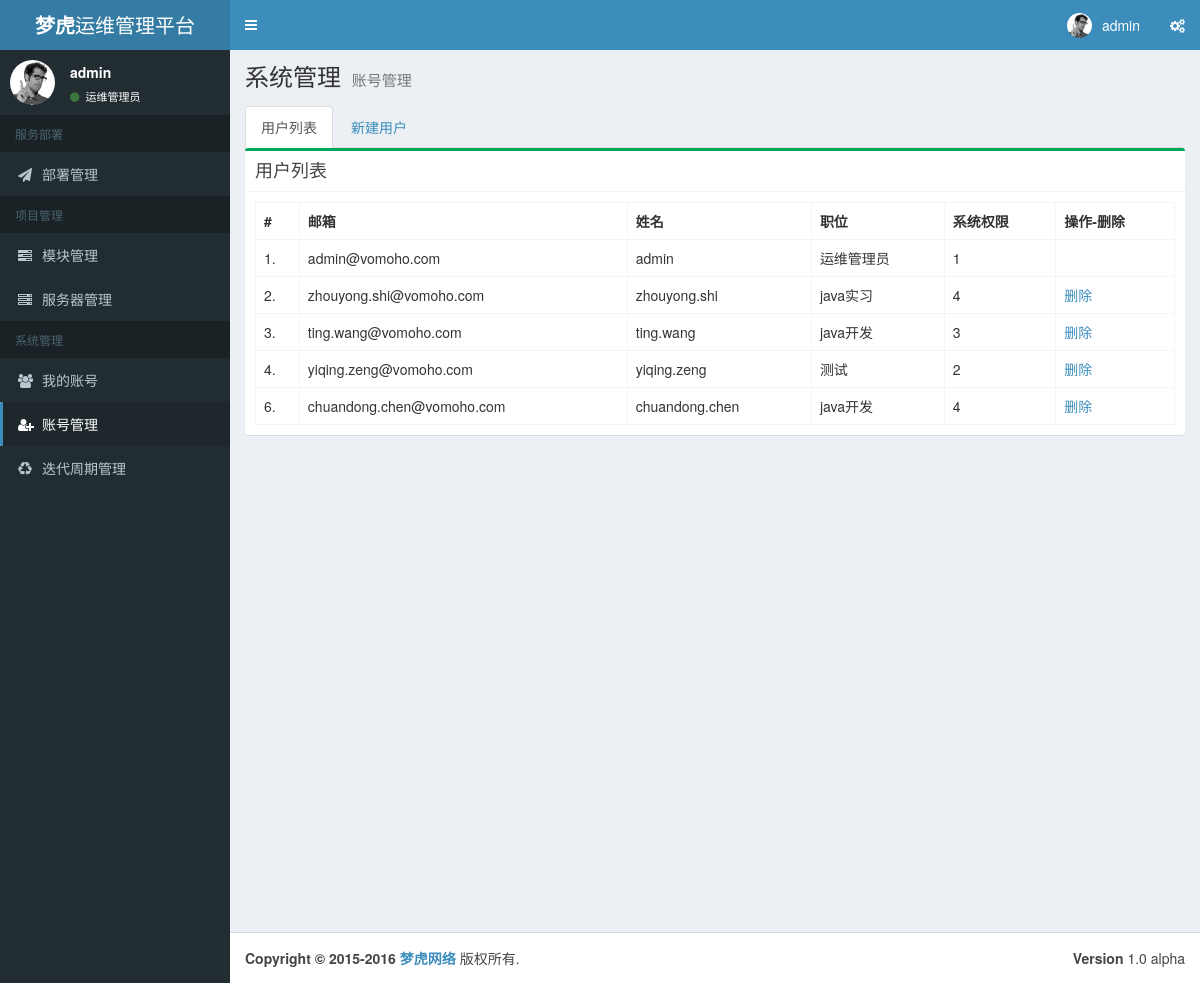
/account_manage (signed in), run on an earlier commit of the app's database.
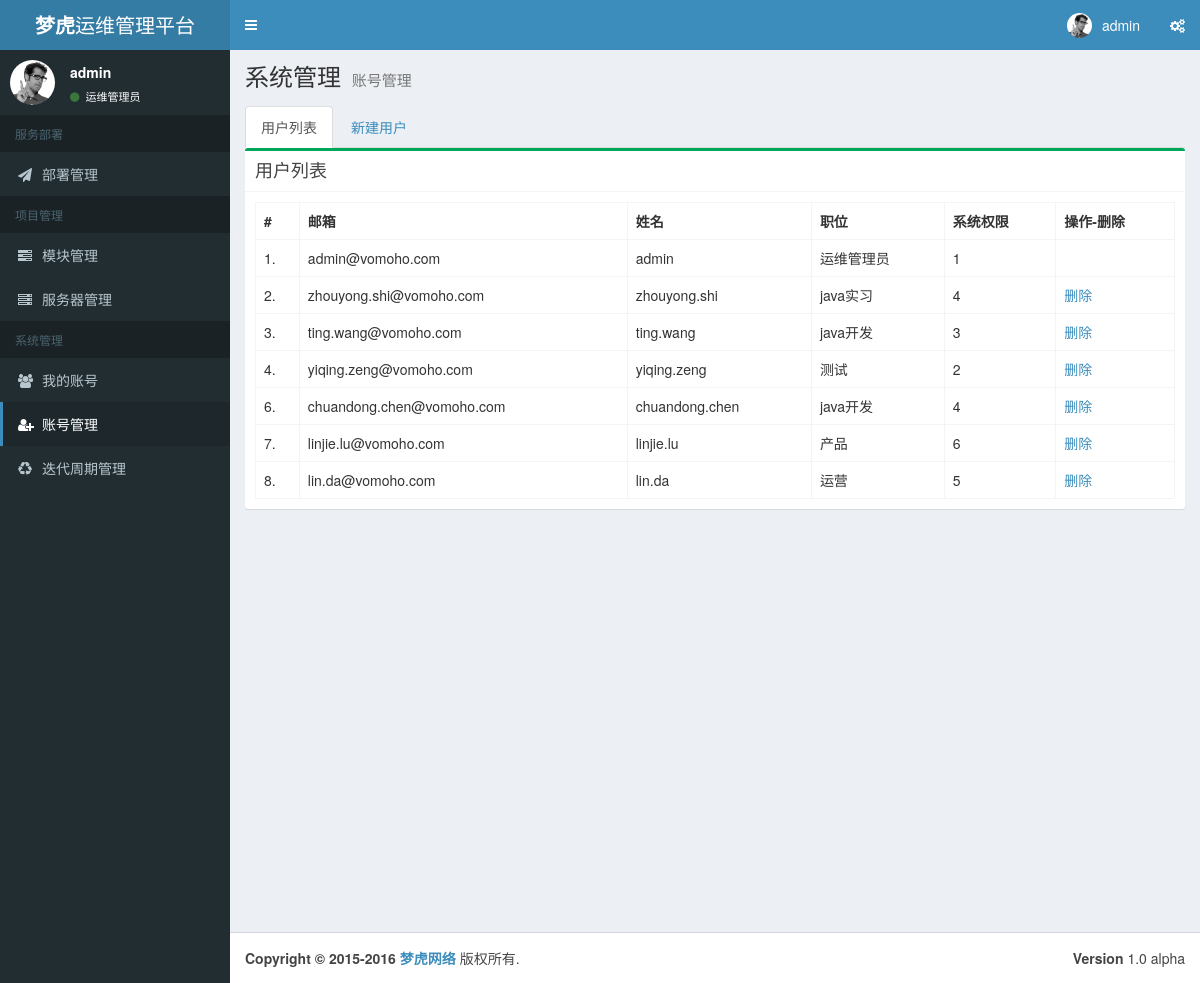
And on a later commit of the database.
### tables this page shows
CREATE TABLE users (
  id integer primary key autoincrement,
  email text not null,
  username text not null,
  password text not null,
  system_role integer not null,
  position text not null
);

### views/system.py (the view)
@system.route("/account_manage")
def account_manage(error=None):
    if (not session.get('logged_in')) or (session.get('username') != 'admin'):
        abort(401)
    cur = g.db.execute("select * from users")
    users = cur.fetchall()
    cur2 = g.db.execute("select * from role")
    roles = cur2.fetchall()
    return render_template("users_manage.html",
                           service_type=SERVICE_TYPE["SYSTEM_MANAGE"],
                           service_name=SYSTEM_MANAGE["ACCOUNT_MANAGE"],
                           users=users,
                           roles=roles,
                           error=error)

### run.py (called while the page is built)
def connect_db():
    rv = sqlite3.connect(app.config['DATABASE'])
    rv.row_factory = sqlite3.Row
    return rv

@app.before_request
def before_request():
    g.db = connect_db()
    g.cf = configparser.ConfigParser()
    g.cf.read("config.iml")

@app.teardown_request
def teardown_request(exception):
    if exception is not None:
        print(exception)
    db = getattr(g, 'db', None)
    if db is not None:
        db.close()
    g.db.close()

### templates/users_manage.html (shortened to what this page needs)
{% extends "base_layout.html" %}
{% block body %}
<ul class="nav nav-tabs" role="tablist">
    <li role="presentation" class="active"><a href="#user_list" aria-controls="user_list" role="tab" data-toggle="tab">用户列表</a></li>
    <li role="presentation"><a href="#user_new" aria-controls="user_new" role="tab" data-toggle="tab">新建用户</a></li>
</ul>
  <div class="tab-content">
      <div role="tabpanel" class="tab-pane active" id="user_list">
        <div class="row">
            <div class="col-xs-12">
                <div class="box box-success">
                    <div class="box-header with-border">
                        <h3 class="box-title">用户列表</h3>
                    </div>
                    <div class="box-body">
                        <table class="table table-bordered">
                            <tr>
                                <th>#</th>
                                <th>邮箱</th>
                                <th>姓名</th>
                                <th>职位</th>
                                <th>系统权限</th>
                                <th>操作-删除</th>
                            </tr>
                            {% for user in users %}
                            <tr>
                                <td>{{ user.id }}.</td>
                                <td>{{ user.email }}</td>
                                <td>{{ user.username }}</td>
                                <td>{{ user.position }}</td>
                                <td>{{ user.system_role }}</td>
                                <td>{% if user.username != "admin" %}<a href="/delete_user/{{ user.id }}">删除</a>{% endif %}</td>
                            </tr>
                            {% endfor %}
                        </table>
                    </div>
                </div>
            </div>
        </div>
      </div>
  </div>
{% endblock %}

### templates/base_layout.html (shortened to what this page needs)
<!DOCTYPE html>
<html>
{% if session.logged_in %}
<head>
    <link href="{{ url_for('static', filename='bootstrap/css/bootstrap.min.css') }}" rel="stylesheet" type="text/css"/>
    <link href="{{ url_for('static', filename='dist/css/font-awesome.min.css') }}" rel="stylesheet" type="text/css"/>
    <link href="{{ url_for('static', filename='dist/css/ionicons.min.css') }}" rel="stylesheet" type="text/css"/>
    <link href="{{ url_for('static', filename='dist/css/AdminLTE.min.css') }}" rel="stylesheet" type="text/css"/>
    <link href="{{ url_for('static', filename='dist/css/skins/_all-skins.min.css') }}" rel="stylesheet"
          type="text/css"/>
    <link href="{{ url_for('static', filename='plugins/iCheck/flat/blue.css') }}" rel="stylesheet" type="text/css"/>
    <link href="{{ url_for('static', filename='plugins/jvectormap/jquery-jvectormap-1.2.2.css') }}" rel="stylesheet"
          type="text/css"/>
    <link href="{{ url_for('static', filename='plugins/datepicker/datepicker3.css') }}" rel="stylesheet"
          type="text/css"/>
    <link href="{{ url_for('static', filename='plugins/daterangepicker/daterangepicker-bs3.css') }}" rel="stylesheet"
          type="text/css"/>
</head>
<body class="skin-blue sidebar-mini">
<div class="wrapper">
    <header class="main-header">
        <a href="index2.html" class="logo">
            <span class="logo-lg"><b>梦虎</b>运维管理平台</span>
        </a>
        <nav class="navbar navbar-static-top" role="navigation">
            <a href="#" class="sidebar-toggle" data-toggle="offcanvas" role="button">
            </a>
            <div class="navbar-custom-menu">
                <ul class="nav navbar-nav">
                    <li class="dropdown user user-menu">
                        <a href="#" class="dropdown-toggle" data-toggle="dropdown">
                            <img src="{{ url_for('static', filename='dist/img/user2-160x160.jpg') }}" class="user-image" alt="User Image"/>
                            <span class="hidden-xs">{{ session.username }}</span>
                        </a>
                    </li>
                    <li>
                        <a href="#" data-toggle="control-sidebar"><i class="fa fa-gears"></i></a>
                    </li>
                </ul>
            </div>
        </nav>
    </header>
    <aside class="main-sidebar">
        <section class="sidebar">
            <div class="user-panel">
                <div class="pull-left image">
                    <img src="{{ url_for('static', filename='dist/img/user2-160x160.jpg') }}" class="img-circle" alt="User Image"/>
                </div>
                <div class="pull-left info">
                    <p>{{ session.username }}</p>
                    <a href="#"><i class="fa fa-circle text-success"></i> {{ session.position }}</a>
                </div>
            </div>
            <ul class="sidebar-menu">
                <li class="header">服务部署</li>
                {% if service_name == "部署管理" %}
                    <li class="active">{% else %}
                    <li>{% endif %}
                        <a href="{{ url_for('deploy.deploy_manage') }}">
                            <i class="fa fa-send "></i> <span>部署管理</span>
                        </a>
                    </li>
                {% if session.access != 4%}
                <li class="header">项目管理</li>
                {% if service_name == "工程管理" %}
                    <li class="active">{% else %}
                    <li>{% endif %}
                        <a href="{{ url_for('project.project_list') }}">
                            <i class="fa fa-tasks"></i> <span>模块管理</span>
                        </a>
                    </li>
                {% if session.access != 3 %}
                {% if service_name == "服务器管理" %}
                    <li class="active">{% else %}
                    <li>{% endif %}
                        <a href="{{ url_for('build.server_manage') }}">
                            <i class="fa fa-server"></i> <span>服务器管理</span>
                        </a>
                    </li>
                {% endif %}
                {% endif %}
                <li class="header">系统管理</li>
                {% if service_name == "我的账号" %}
                    <li class="active">{% else %}
                    <li>{% endif %}
                        <a href="{{ url_for('system.my_account', error='None') }}">
                            <i class="fa fa-users"></i> <span>我的账号</span>
                        </a>
                    </li>
                {% if session.username == 'admin' %}
                    {% if service_name == "账号管理" %}
                        <li class="active">{% else %}
                        <li>{% endif %}
                            <a href="{{ url_for('system.account_manage') }}">
                                <i class="fa fa-user-plus"></i> <span>账号管理</span>
                            </a>
                        </li>
                    {% if service_name == "迭代周期管理" %}
                        <li class="active">{% else %}
                        <li>{% endif %}
                            <a href="{{ url_for('system.cycle_manage') }}">
                                <i class="fa fa-recycle"></i> <span>迭代周期管理</span>
                            </a>
                        </li>
                {% endif %}
            </ul>
        </section>
    </aside>
    <div class="content-wrapper">
        <section class="content-header">
            <h1>
                {{ service_type }}
                <small>{{ service_name }}</small>
            </h1>
        </section>
        <section class="content">
            {% block body %}{% endblock %}
        </section>
    </div>
    <footer class="main-footer">
        <div class="pull-right hidden-xs">
            <b>Version</b> 1.0 alpha
        </div>
        <strong>Copyright &copy; 2015-2016 <a href="http://www.dreamtiger.cn">梦虎网络</a></strong> 版权所有.
    </footer>
</div>
</body>
{% endif %}
</html>

What changed in the data, as far as the page shows it:
added users: id "7", email "linjie.lu@vomoho.com", username "linjie.lu", position "产品", system_role "6"
added users: id "8", email "lin.da@vomoho.com", username "lin.da", position "运营", system_role "5"
